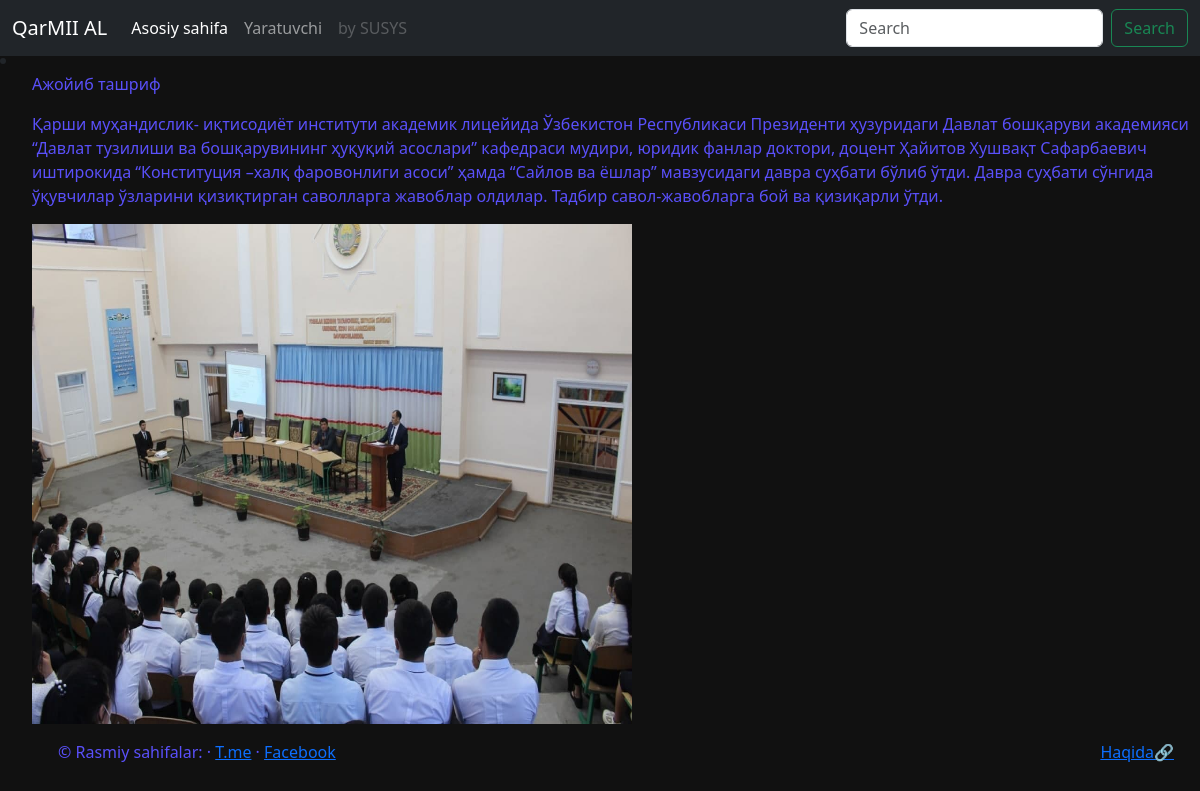
Screenshot of /single/post1 with the database file from the repository.
### backend/models.py (models this page shows, shortened)
class Post(models.Model):
    title = models.CharField(max_length=50)
    discription = models.TextField()
    slug = models.SlugField(max_length=20)
    image = models.ImageField(upload_to='images/',default='images/default.png')

### backend/views.py (the view)
# urls.py: path('single/<slug:slug>',views.single, name='single'),
def single(request, slug):
    data = Post.objects.get(slug=slug)
    return render(request, 'single.html',{'post': data})

### template/single.html
{% extends 'base.html' %}
{% block content %}
<li>
<ol>
<p>{{post.title}}</p>
<p>{{post.discription}}</p>
<p><img src="{{post.image.url}}" alt='' width="600" height="500"></p>
{% endblock content %}

### template/base.html (shortened to what this page needs)
<!doctype html>
<html lang="en">
  <head>
    <link href="https://cdn.jsdelivr.net/npm/bootstrap@5.1.1/dist/css/bootstrap.min.css" rel="stylesheet">
<link href="/docs/5.1/dist/css/bootstrap.min.css" rel="stylesheet">
<link href="bootstrap.min.css" rel="stylesheet">
    <link href="carousel.css" rel="stylesheet">
  </head>
  <body>
<header>
  <nav class="navbar navbar-expand-md navbar-dark fixed-top bg-dark">
    <div class="container-fluid">
      <a class="navbar-brand" href="/home/">QarMII AL</a>
      <div class="collapse navbar-collapse" id="navbarCollapse">
        <ul class="navbar-nav me-auto mb-2 mb-md-0">
          <li class="nav-item">
            <a class="nav-link active" aria-current="page" href="/home/">Asosiy sahifa</a>
          </li>
          <li class="nav-item">
            <a class="nav-link" href="https://t.me/Dilshod_Narzullayev_Almurod_ogli">Yaratuvchi</a>
          </li>
          <li class="nav-item">
            <a class="nav-link disabled", href= 'https://t.me/susys_wdg' >by SUSYS</a>
          </li>
        </ul>
        <form class="d-flex">
          <input class="form-control me-2" type="search" placeholder="Search" aria-label="Search">
          <button class="btn btn-outline-success" type="submit">Search</button>
        </form>
      </div>
    </div>
  </nav>
</header>
<li>
<li>
{% block content %}
{% endblock content %}
 <footer class="container">
    <p class="float-end"><a href="/about/">Haqida🔗 </a></p>
    <p>&copy; Rasmiy sahifalar: &middot; <a href="https://t.me/pmii_academ_letsiy">T.me</a> &middot; <a href="https://www.facebook.com/2000qarmiial">Facebook</a></p>
  </footer>
  </body>
</html>

### template/base.html (style rules this page uses)
body { background-color: #111111; margin: 0; }
p { color: rgb(90, 80, 250); }

### rows the page displays
Post: title "Ажойиб ташриф", discription "Қарши муҳандислик- иқтисодиёт институти академик лицейида Ўзбекистон Республикаси Президенти ҳузуридаги Давлат бошқаруви академияси “Давлат тузилиши ва бошқарувининг ҳуқуқий асослари” кафедраси мудири, юридик фанлар доктори, доцент Ҳайитов Хушвақт Сафарбaевич иштирокида “Конституция –халқ фаровонлиги асоси” ҳамда “Сайлов ва ёшлар” мавзусидаги давра суҳбати бўлиб ўтди. Давра суҳбати сўнгида ўқувчилар ўзларини қизиқтирган саволларга жавоблар олдилар. Тадбир савол-жавобларга бой ва қизиқарли ўтди.", image (picture)
